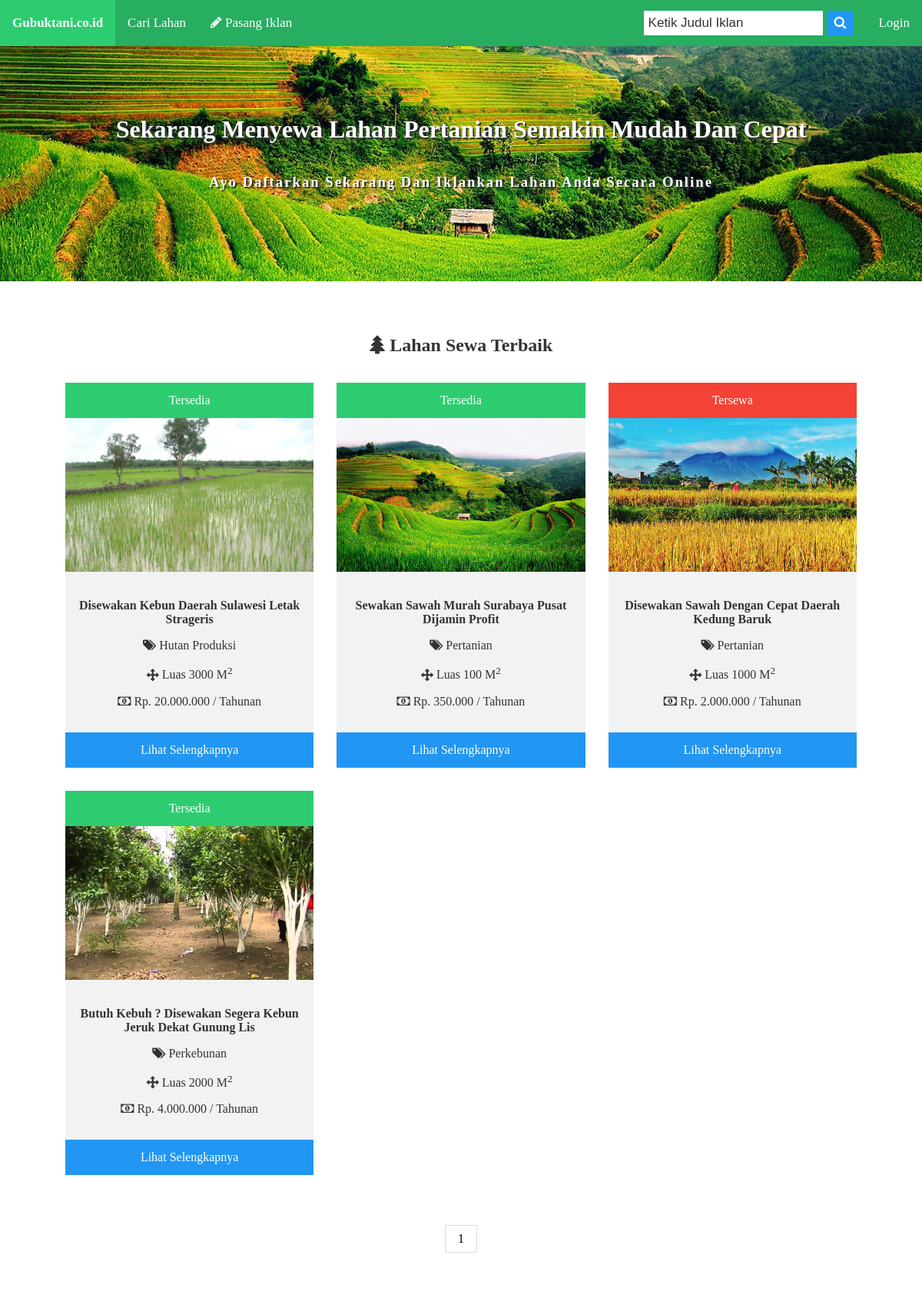
The page /ui/searchField.php (upper part) on the database as committed earlier.
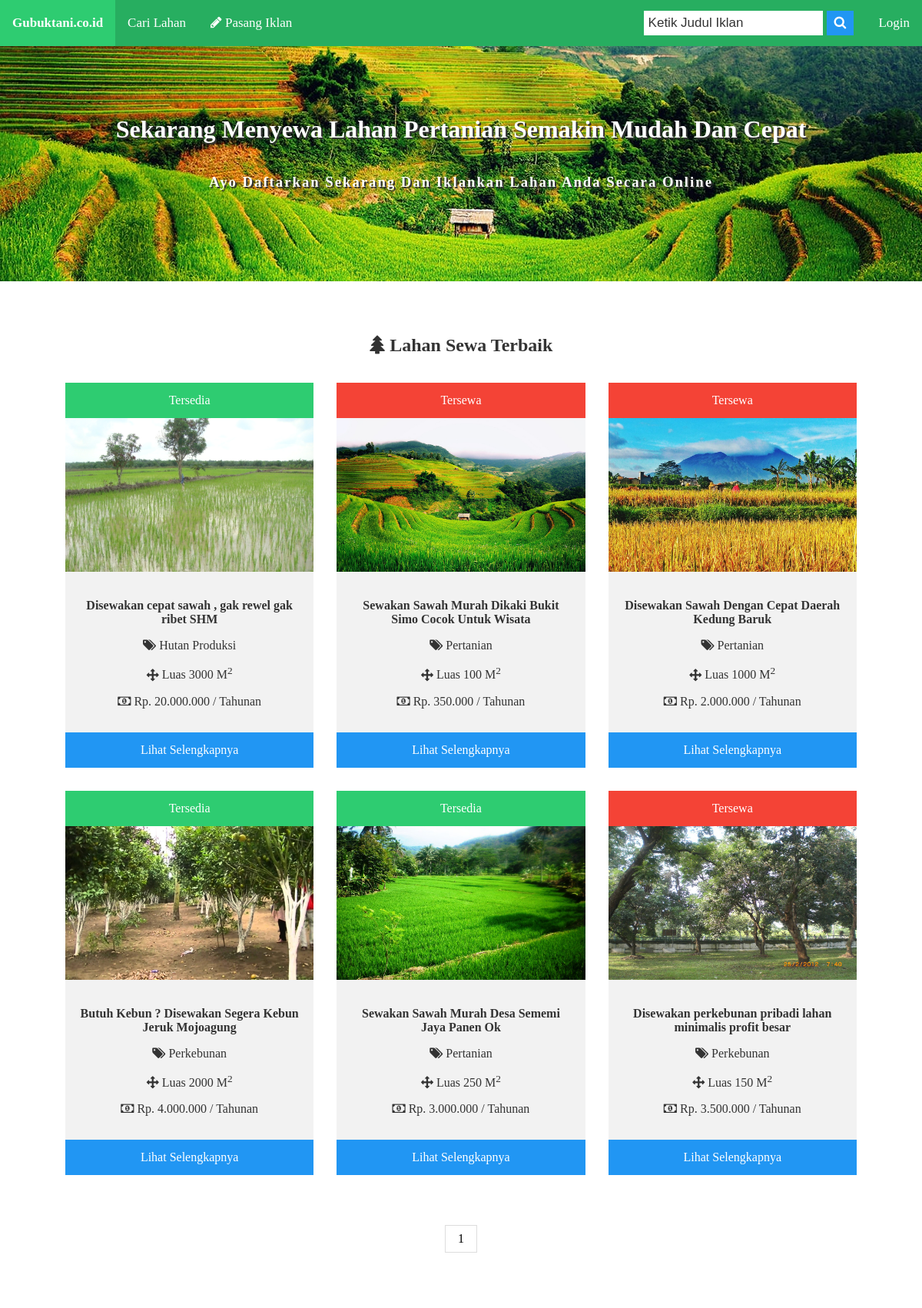
The same page on the database as committed later.
### tables this page shows
CREATE TABLE `tb_lahan` (
  `id_lahan` int(11) NOT NULL,
  `id_user` int(11) NOT NULL,
  `id_kategori` int(11) NOT NULL,
  `judul` varchar(100) NOT NULL,
  `alamat_lahan` varchar(100) NOT NULL,
  `luas` varchar(7) NOT NULL,
  `sertifikasi` varchar(60) NOT NULL,
  `deskripsi` text NOT NULL,
  `harga` int(11) NOT NULL,
  `kurun_sewa` varchar(10) NOT NULL,
  `status` varchar(20) NOT NULL,
  `kondisi` varchar(10) NOT NULL,
  `fasilitas_irigasi` varchar(60) NOT NULL,
  `fasilitas_tanah` varchar(60) NOT NULL,
  `fasilitas_jalan` varchar(60) NOT NULL,
  `fasilitas_pemandangan` varchar(60) NOT NULL,
  `foto_lahan` varchar(255) NOT NULL,
  `fieldCreate_at` varchar(100) DEFAULT NULL,
  `fieldUpdate_at` varchar(100) DEFAULT NULL
);

CREATE TABLE `tb_kategori` (
  `id_kategori` int(11) NOT NULL,
  `kategori` varchar(20) NOT NULL,
  `create_at` varchar(100) DEFAULT NULL,
  `update_at` varchar(100) DEFAULT NULL
);

### ui/searchField.php (the view, shortened to what this page needs)
<?php
    require_once "db.php";
    require_once "User.php";
 ?>
<!DOCTYPE html>
<html>
<head>
	<link rel="stylesheet" type="text/css" href="css/style.css">
  <link rel="stylesheet" type="text/css" href="css/font-awesome.min.css">
</head>
<body>
<?php include "template/header.php"; ?>
<div class="header">
  <h1>Sekarang Menyewa Lahan Pertanian Semakin Mudah Dan Cepat</h1>
  <h3>Ayo Daftarkan Sekarang Dan Iklankan Lahan Anda Secara Online</h3>
</div>
<div class="content">
    <div class="view-data">
    <h2><i class="fa fa-tree"></i>&nbsp;Lahan Sewa Terbaik</h2>
    <?php
        if (isset($_GET['cari'])){
            $cari = $_GET['cari'];
            $sql = "SELECT * FROM tb_lahan INNER JOIN tb_kategori ON tb_lahan.id_kategori=tb_kategori.id_kategori WHERE status = 'Terverifikasi' AND  judul LIKE '%".$cari."%'";
            $query = $db->prepare($sql);
            $query->execute();
            $data = $query->fetchAll();
            if ($query->rowCount() > 0) {
              echo "<p style='text-align: center;'>" . "Hasil Pencarian Dari " . $cari . "</p>";
            }else{
              echo "<p style='text-align: center;'>" . "Maaf Hasil "  . $cari .  " Tidak Ada Dalam Judul" . "</p>";
            }
        }else{
          $limit = 9;
          $sql = "SELECT * FROM tb_lahan INNER JOIN tb_kategori ON tb_lahan.id_kategori=tb_kategori.id_kategori WHERE status = 'Terverifikasi' ORDER BY fieldCreate_at ASC";
          $query = $db->prepare($sql);
          $query->execute();
          $total_result = $query->rowCount();
          $total_pages = ceil($total_result/$limit);
          if(!isset($_GET['page']))
          {
            $page = 1;
          }
          else
          {
            $page = $_GET['page'];
          }
          $starting_limit = ($page-1)*$limit;
          $show = "SELECT * FROM tb_lahan INNER JOIN tb_kategori ON (tb_lahan.id_kategori=tb_kategori.id_kategori) WHERE status = 'Terverifikasi' ORDER BY fieldCreate_at ASC LIMIT $starting_limit , $limit";
          $showquery = $db->prepare($show);
          $showquery->execute();
          $data = $showquery->fetchAll();
        }
        foreach($data as $field):
      ?>
    <div class="responsive">
      <div class="img">
        <a class="btn <?php if($field['kondisi'] == "Tersedia"){echo "statsChange";}else{echo "statsChange2";}?>" style="width: 100%;"><?php echo $field['kondisi'] ?></a>
          <img src="images/<?php echo $field['foto_lahan'] ?>" style="min-width: 100%;min-height:200px;max-height: 200px; ">
        <div class="desc">
          <p><strong><?php echo $field['judul']?></strong></p>
          <p><i class="fa fa-tags"></i>&nbsp;<?php echo $field['kategori']; ?></p>
          <p><i class="fa fa-arrows"></i>&nbsp;Luas <?php echo $field['luas']; ?> M<sup>2</sup></p>
          <p><i class="fa fa-money"></i>&nbsp;Rp. <?php echo number_format($field['harga'], 0, ',', '.'); ?> / <?php echo $field['kurun_sewa']; ?></p>
        </div>
        <a href="fieldDetail.php?id_lahan=<?php echo $field['id_lahan'] ?>" class="btn info" style="width: 100%;">Lihat Selengkapnya</a>
      </div>
    </div>
    <?php endforeach; ?>
    <div class="clearfix"></div>
    <center>
    <div class="pagination">
    <?php if (isset($_GET['cari'])) {
      echo "";
      }else{
        for($page=1; $page <= $total_pages ; $page++):?>
        <a href="<?php echo "?page=$page" ?>"><?php echo $page; ?></a>
      <?php endfor;
        }
    ?>
    </div>
    </center>
  </div>
</div>
</body>
</html>

Rows that differ between the two databases and show on the page:
changed tb_lahan "Hutan Produksi": judul "Disewakan Kebun Daerah Sulawesi Letak Strageris" → "Disewakan cepat sawah , gak rewel gak ribet SHM"
changed tb_lahan: kondisi "Tersedia" → "Tersewa"; judul "Sewakan Sawah Murah Surabaya Pusat Dijamin Profit" → "Sewakan Sawah Murah Dikaki Bukit Simo Cocok Untuk Wisata"
changed tb_lahan: judul "Butuh Kebuh ? Disewakan Segera Kebun Jeruk Dekat Gunung Lis" → "Butuh Kebun ? Disewakan Segera Kebun Jeruk Mojoagung"
added tb_lahan: kondisi "Tersedia", foto_lahan (picture), judul "Sewakan Sawah Murah Desa Sememi Jaya Panen Ok", id_kategori.kategori "Pertanian", luas "250", harga "3.000.000", kurun_sewa "Tahunan"
added tb_lahan: kondisi "Tersewa", foto_lahan (picture), judul "Disewakan perkebunan pribadi lahan minimalis profit besar", id_kategori.kategori "Perkebunan", luas "150", harga "3.500.000", kurun_sewa "Tahunan"
